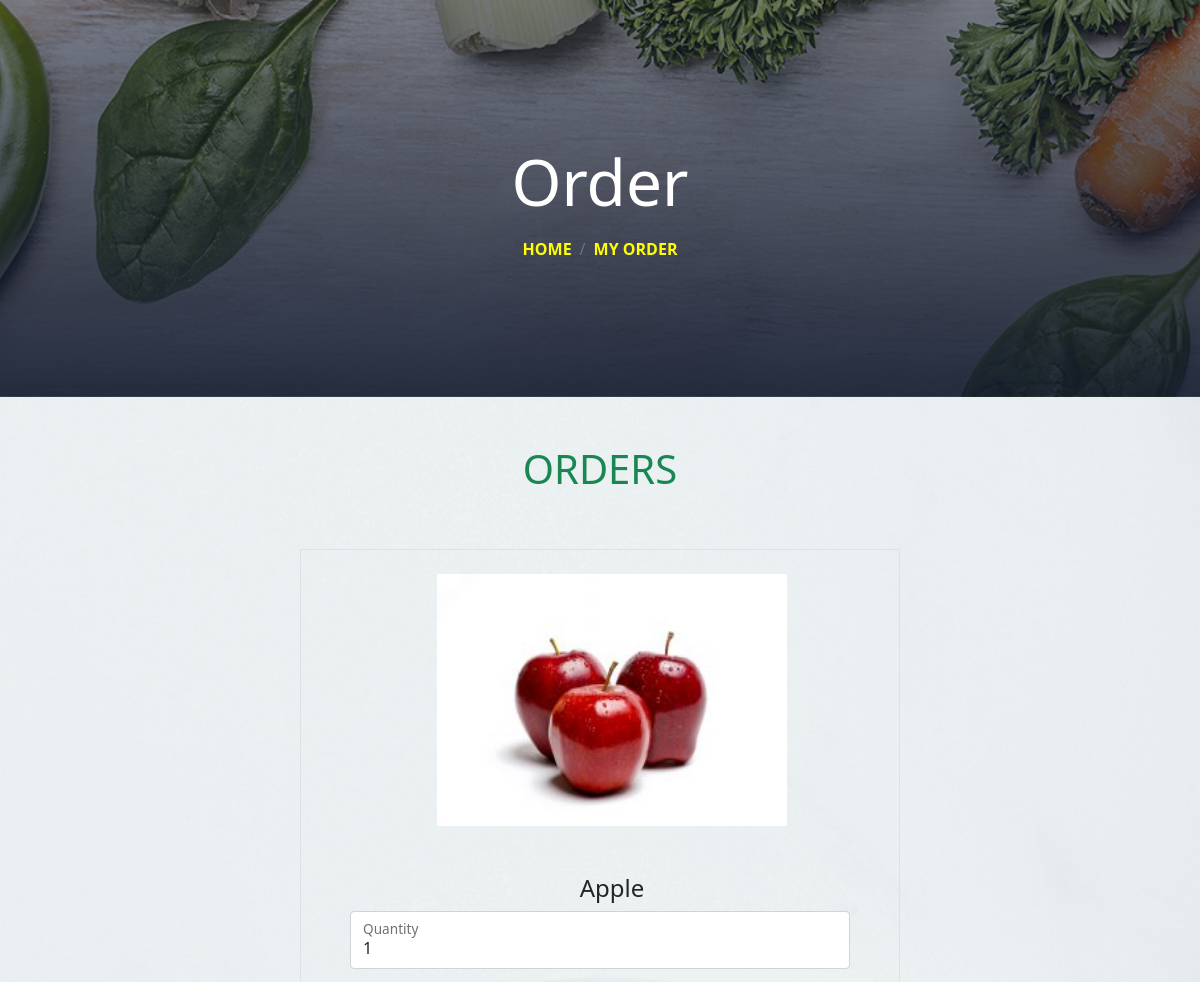
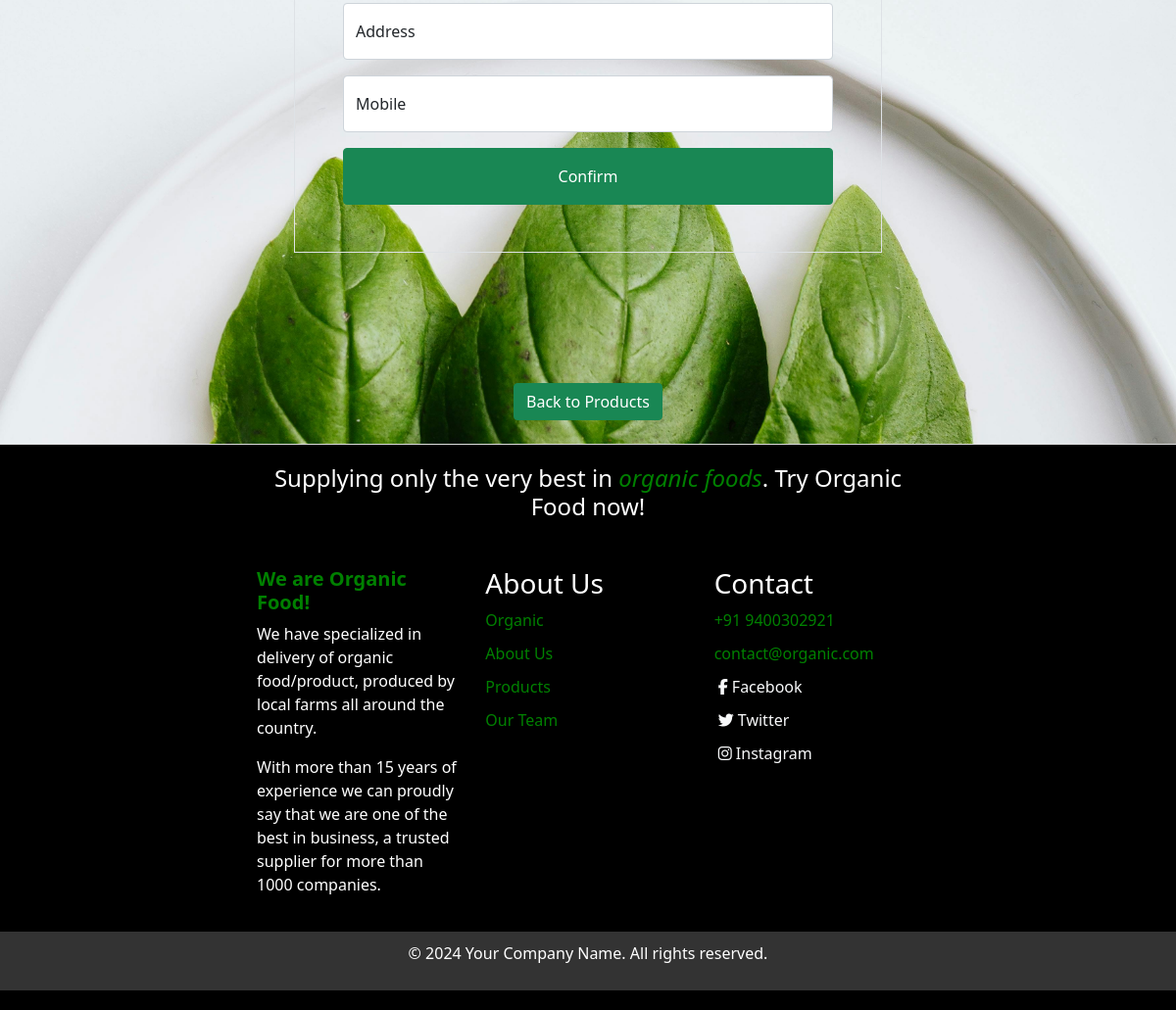
The app's page /pro/booking/10/ with its own data (2 pictures, top to bottom).
### ProductsApp/models.py (models this page shows, shortened)
class Products(models.Model):
    CATEGORY_PRODUCTS=[
        ("fruits","Fruits"),
        ("vegetables","Vegetables"),
        ("non-veg","Non-veg"),
    ]
    img=models.ImageField(upload_to='pic',default="")
    product_name=models.CharField(max_length=100)
    description=models.TextField()
    rate= models.CharField( max_length=50)
    category=models.CharField(max_length=100,choices=CATEGORY_PRODUCTS)

### ProductsApp/views.py (the view, shortened to what this page needs)
# urls.py: path('booking/<int:product_id>/',views.booking,name="booking"),
def booking(request,product_id):
    product = get_object_or_404(Products, id=product_id)
    return render(request, 'Booking.html', {'product': product})

### Templates/Booking.html (shortened to what this page needs)
{% load static %}
<!DOCTYPE html>
<html>
    <head>
        <link rel="stylesheet" href="{% static "css/Booking.css" %}">
    </head>
 <link href="https://cdn.jsdelivr.net/npm/bootstrap@5.0.2/dist/css/bootstrap.min.css" rel="stylesheet">
 <link rel="stylesheet" href="https://cdnjs.cloudflare.com/ajax/libs/font-awesome/6.6.0/css/all.min.css" />
    <body>
        <div class="container-xxl py-5 bg-dark booking-head  ">
            <div class="container text-center my-5 pt-5 pb-4">
                <h1 class="display-3 text-white mb-3 ">Order</h1>
                <nav aria-label="breadcrumb">
                    <ol class="breadcrumb justify-content-center text-uppercase">
                        <li  class="breadcrumb-item "> <a href="{% url "home1" %}" style="color: yellow; text-decoration: none;"><b>Home</b></a></li>
                        <li  class="breadcrumb-item "> <a href="{% url "view_order" %}" style="color: yellow; text-decoration: none;"><b>My Order</b></a></li>
                    </ol>
                </nav>
            </div>
        </div>
        <div class="container-xxl booking-background" >
            <div class="container">
                <div class="text-center py-5 ">
            <h4 class="display-6 text-success" >ORDERS</h4>
                </div>
            </div>
            <div class="container" style="min-height: 100vh;">
                <div class="border" style=" max-width: 600px;margin: 0 auto;">
                <div class="text-center flex-column text-start ps-4">
                    <img class="flex-shrink-0 img-fluid rounded py-4 mb-4 " src="{{ product.img.url }}" alt="{{ product.product_name }}" style="width: 350px;height:300px">
                    <h4>{{ product.product_name }}</h4>
                </div>
                <div class=" " style=" max-width: 500px;margin: 0 auto;">
                    <form method="POST" >
                        <div class="form-floating mb-3">
                            <input type="number" class="form-control" id="quantity" name="quantity" placeholder="1" value="1" min="1">
                            <label for="quantity">Quantity</label>
                          </div>
                          <div class="form-floating mb-3">
                            <input type="text" class="form-control" id="address" name="address" placeholder="Address" required>
                            <label for="address">Address</label>
                          </div>
                          <div class="form-floating mb-3">
                            <input type="number" class="form-control" id="mobile" name="mobile" placeholder="Mobile" required>
                            <label for="mobile">Mobile</label>
                          </div>
                          <div class="col-md-12 mb-5 ">
                            <button class="btn btn-success w-100 py-3" type="submit">Confirm</button>
                            </div>
                        </div>
                </div>
                </div>
                <div class="button py-4 text-center">
                    <a href="{% url "product" %}" class="btn btn-success">Back to Products</a>
                    </div>
            </div>
        {% include "footer.html" %}
    </body>
</html>

### Static/css/Booking.css (style rules this page uses)
.booking-head { background: linear-gradient(rgba(15, 23, 43, 0.541), rgba(15, 23, 43, .9)), url(../img/bg-page-title-background.jpg); background-position: center center; background-repeat: no-repeat; background-size: cover; }
.booking-background { background: url(../img/order-background.jpg); background-position: center center; background-repeat: no-repeat; background-size: cover; }

### records on screen
Products: img (picture), product_name "Apple"
